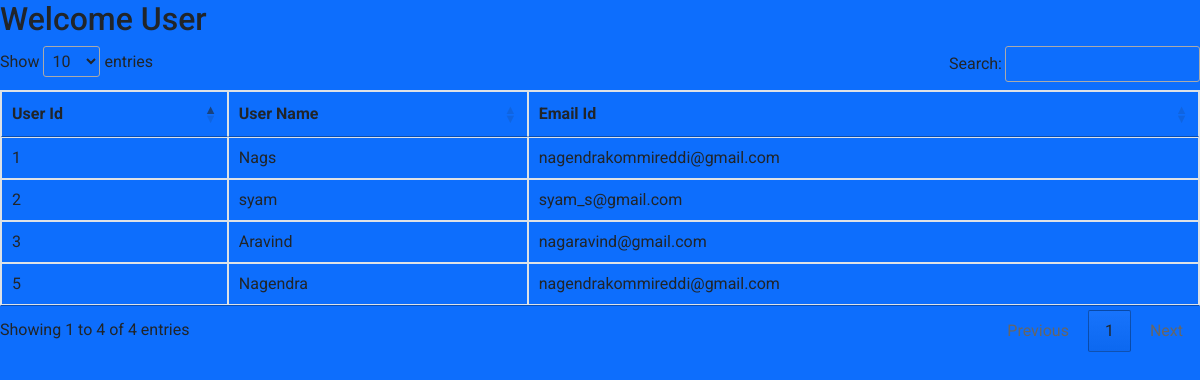
/registration/index.php/welcome, run on an earlier commit of the app's database.
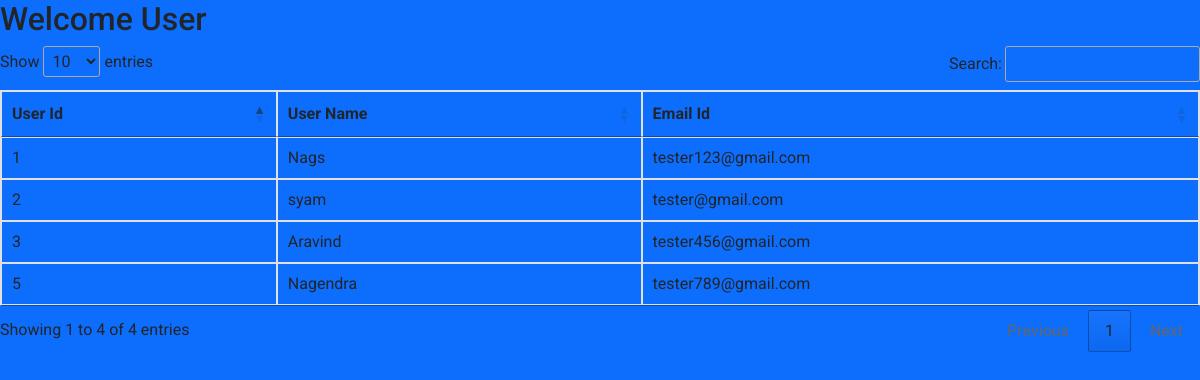
And on a later commit of the database.
### tables this page shows
CREATE TABLE `users` (
  `id` int(11) NOT NULL AUTO_INCREMENT,
  `user_name` varchar(255) DEFAULT NULL,
  `email_id` varchar(255) DEFAULT NULL,
  `password` varchar(255) DEFAULT NULL,
  `is_deleted` tinyint(4) DEFAULT '0',
  `created_on` varchar(255) DEFAULT NULL,
  `updated_on` varchar(255) DEFAULT NULL,
  PRIMARY KEY (`id`)
);

### registration/application/controllers/Welcome.php (called while the page is built, shortened)
<?php
class Welcome extends CI_Controller {
function __construct(){
	$this->load->model('register_model');
}
public function index(){
	$data['result']  = $this->register_model->getuserslist();
	$this->load->view('welcome',$data);
}
}

### registration/index.php (called while the page is built, shortened)
<?php
require_once BASEPATH.'core/CodeIgniter.php';

### registration/application/models/Register_model.php (called while the page is built, shortened)
<?php
class Register_model extends CI_Model{
public function getuserslist()
{
	$data = $this->db->select('id,user_name,email_id')
					->from('users')
					->where('is_deleted',0)
					->get()
					->result_array();
	if(!empty($data)){
		return $data;
	}
	else{
		return false;
	}
}
}

### registration/application/views/welcome.php (the view, shortened to what this page needs)
<!DOCTYPE html>
<html lang="en">
<head>
<link rel="stylesheet" href="https://stackpath.bootstrapcdn.com/bootstrap/4.5.0/css/bootstrap.min.css">
<link rel="stylesheet" href="https://maxcdn.bootstrapcdn.com/font-awesome/4.7.0/css/font-awesome.min.css">
<link rel="stylesheet" type="text/css" href="https://cdn.datatables.net/1.11.3/css/jquery.dataTables.min.css">
<link rel="stylesheet" type="text/css" href="https://cdn.datatables.net/scroller/2.0.5/css/scroller.dataTables.min.css">
<body>
<h2>Welcome User</h2>
<head>
</head>
<table id = "table1" class="table  table-hover table-bordered " width="100%" border="0" cellspacing="5" cellpadding="5">
  <thead>
    <th>User Id</th>
    <th>User Name</th>
    <th>Email Id</th>
  </thead>
  <?php
  foreach($result as $row)
  {
  echo "<tr>";
  echo "<td>".$row['id']."</td>";
  echo "<td>".$row['user_name']."</td>";
  echo "<td>".$row['email_id']."</td>";
  echo "</tr>";
  }
   ?>
</table>
</body>
</html>

### registration/application/views/welcome.php (style rules this page uses)
table.dataTable thead .sorting:after, table.dataTable thead .sorting:before, table.dataTable thead .sorting_asc:after, table.dataTable thead .sorting_asc:before, table.dataTable thead .sorting_asc_disabled:after, table.dataTable thead .sorting_asc_disabled:before, table.dataTable thead .sorting_desc:after, table.dataTable thead .sorting_desc:before, table.dataTable thead .sorting_desc_disabled:after, table.dataTable thead .sorting_desc_disabled:before { bottom: .5em; }
body { background: #0d6efd; font-family: 'Roboto', sans-serif; }

What changed in the data, as far as the page shows it:
changed users "Nags": email "nagendrakommireddi@gmail.com" → "tester123@gmail.com"
changed users "syam": email "syam_s@gmail.com" → "tester@gmail.com"
changed users "Aravind": email "nagaravind@gmail.com" → "tester456@gmail.com"
changed users "Nagendra": email "nagendrakommireddi@gmail.com" → "tester789@gmail.com"
